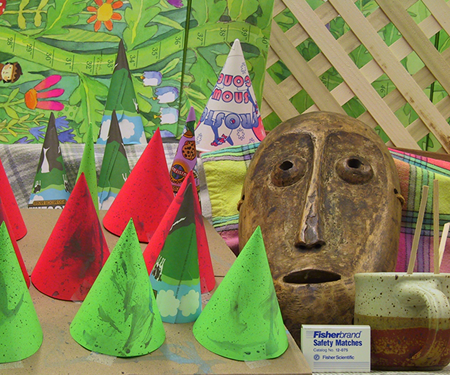
//> input picture left.png, 450 x 375 px
$ ./BasicBlockMatchingAlg   (built with g++ and OpenCV 4)
//> lines starting //> are read from the running program, lines starting //| are printed output that depends on the picture
### stdafx.h
// stdafx.h : include file for standard system include files,
// or project specific include files that are used frequently, but
// are changed infrequently
//

#pragma once

#include "targetver.h"

#include <stdio.h>
#include <tchar.h>


// TODO: reference additional headers your program requires here

### BasicBlockMatchingAlg.cpp
// BasicBlockMatchingAlg.cpp : Defines the entry point for the console application.
//

#include "stdafx.h"
#include "opencv2/core/core.hpp"
#include "opencv2/highgui/highgui.hpp"
#include "opencv2/imgproc/imgproc.hpp"
#include <iostream>
#include <fstream>
#include <string>
#include <vector>

using namespace cv;
using namespace std;


void tintImageBlue(Mat& image);

int main()
{
	Mat grayImageLeft, grayImageRight;
	grayImageLeft = imread("left.png", 0);
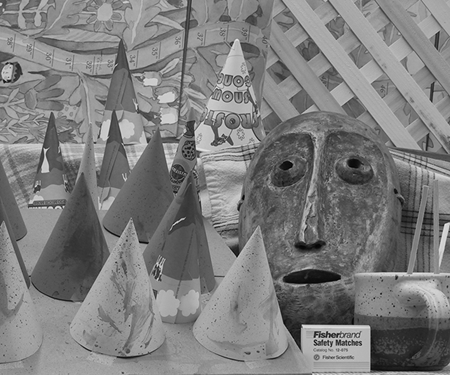
//> grayImageLeft: 375 rows x 450 cols, CV_8UC1; min 0, max 235, mean 125
	grayImageRight = imread("right.png", 0);
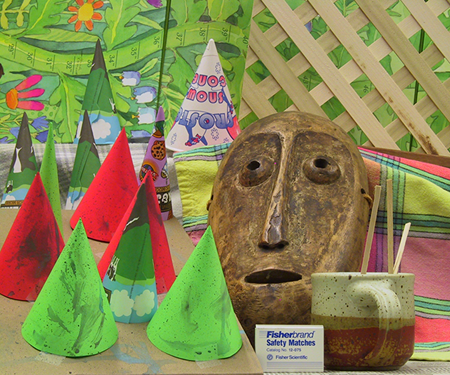
//> input picture right.png, 450 x 375 px
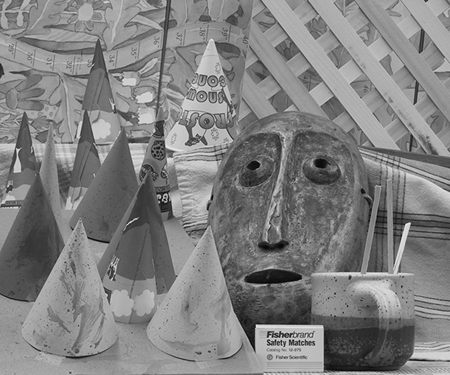
//> grayImageRight: 375 rows x 450 cols, CV_8UC1; min 0, max 243, mean 128.4

	Mat1f Dbasic(grayImageLeft.rows, grayImageLeft.cols); //initialize a matirx of zeros

	int disparityRange = 50;
	int halfBlockSize = 3;
	int blocksize = 2 * halfBlockSize + 1;

	for (int i = 0; i < grayImageLeft.rows; i++)
	{
		cout << "at row: " << i << endl;
		//upper and lower bound
		int minr = max(0, i - halfBlockSize);
		int maxr = min(grayImageLeft.rows - 1, i + halfBlockSize);

		for (int j = 0; j < grayImageLeft.cols; j++)
		{
			//left and right bound
			int minc = max(0, j - halfBlockSize);
			int maxc = min(grayImageLeft.cols - 1, j + halfBlockSize);

			//search range
			int mind = 0;
			int maxd = min(disparityRange, grayImageLeft.cols - 1 - maxc);

			Mat1i template_(maxr - minr + 1, maxc - minc + 1);
			for (int k = minr; k <= maxr; k++)
			{
				for (int l = minc; l <= maxc; l++)
				{
					template_.at<int>(k - minr, l - minc) = grayImageRight.at<uchar>(k, l);
				}
			}

			int numBlocks = maxd - mind + 1;

			float* blockDiffs = new float[numBlocks];
			for (int k = mind; k <= maxd; k++)
			{
				Mat1i block(maxr - minr + 1, maxc - minc + 1);
				for (int l = minr; l <= maxr; l++)
				{
					for (int n = minc + k; n <= maxc + k; n++)
					{
						// [5 lines of commented-out code are left out]
						block.at<int>(l - minr, n - minc - k) = grayImageLeft.at<uchar>(l, n);
					}
				}

				int blockIndex = k - mind;
				Mat1i difference(maxr - minr + 1, maxc - minc + 1);
				absdiff(template_, block, difference);
				blockDiffs[blockIndex] = sum(difference)[0];
			}

			int smallestIndex = 0;
			float smallestValue = FLT_MAX;
			for (int k = 0; k < numBlocks; k++)
			{
				if (blockDiffs[k] < smallestValue)
				{
					smallestValue = blockDiffs[k];
					smallestIndex = k;
				}
			}
			float disparity = smallestIndex + mind;
			Dbasic.at<float>(i, j) = disparity;
		}
	}
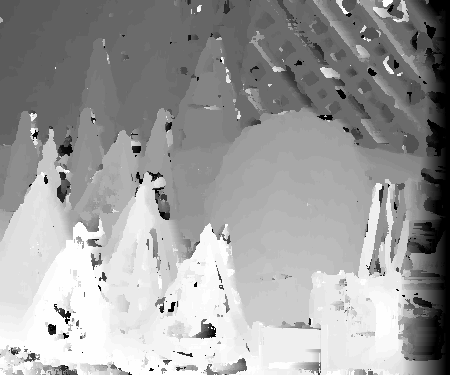
//> Dbasic: 375 rows x 450 cols, CV_32FC1; min 0, max 50, mean 30.8; drawn with min black and max white

	Mat jetcolor;
	//applyColorMap(Dbasic, jetcolor, COLORMAP_JET);
	normalize(Dbasic, jetcolor, 0, 1, cv::NORM_MINMAX);
	namedWindow("Display window", WINDOW_AUTOSIZE); // Create a window for display.
	imshow("Display window", jetcolor);                // Show our image inside it.

	waitKey(0); // Wait for a keystroke in the window
	return 0;
}
